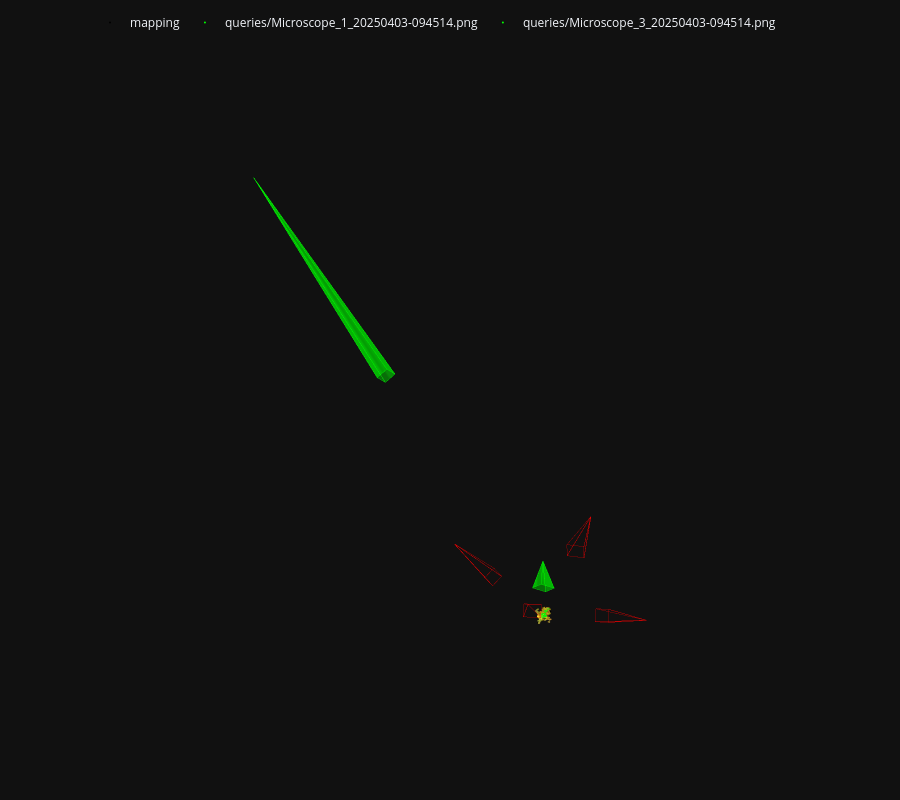

Notebook code cell kept with this figure:
### Markdown cell above
We visualize the correspondences between the query images a few mapping images. We can also visualize the estimated camera pose in the 3D map.

### Code cell
pose = pycolmap.Image(cam_from_world=ret["cam_from_world"])
viz_3d.plot_camera_colmap(
    fig, pose, camera, color="rgba(0,255,0,0.5)", name=query, fill=True
)
# visualize 2D-3D correspodences
inl_3d = np.array(
    [model.points3D[pid].xyz for pid in np.array(log["points3D_ids"])[ret["inliers"]]]
)
viz_3d.plot_points(fig, inl_3d, color="lime", ps=1, name=query)
fig.show()
